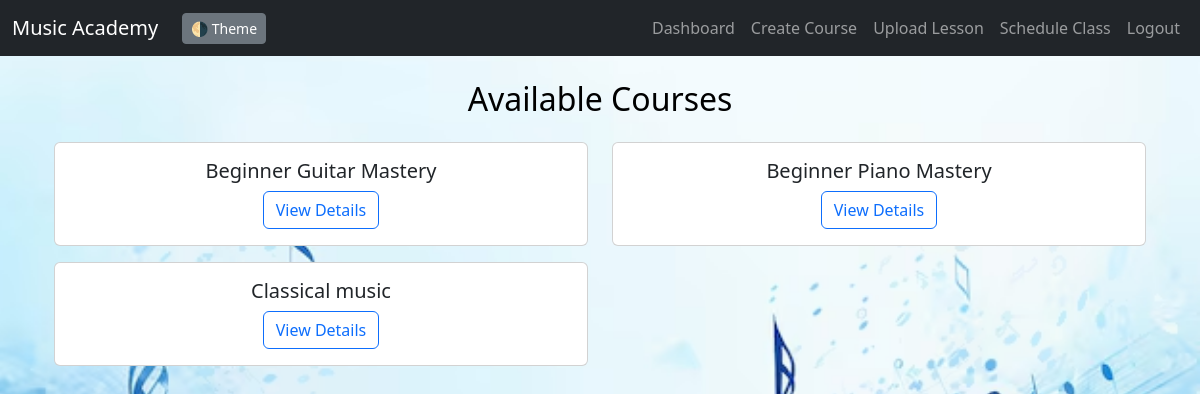
The app's page /courses/ (signed in) with its own data.
### base/models.py (models this page shows, shortened)
class Course(models.Model):
    title = models.CharField(max_length=200)
    description = models.TextField()
    teacher = models.ForeignKey(User, on_delete=models.CASCADE, limit_choices_to={'role': 'teacher'})
    slug = models.SlugField(unique=True, blank=True)

### base/views.py (the view)
# urls.py: path('courses/', views.course_list, name='course_list'),
@login_required
def course_list(request):
    courses = Course.objects.all()
    return render(request, 'course_list.html', {'courses': courses})

### base/templates/course_list.html
{% extends 'main.html' %}
{% block content %}
<div class="container mt-4">
  <h2 class="mb-4">Available Courses</h2>
  <div class="row">
    {% for course in courses %}
      <div class="col-md-6 mb-3">
        <div class="card">
          <div class="card-body">
            <h5 class="card-title">{{ course.title }}</h5>
            <a href="{% url 'course_detail' course.slug %}" class="btn btn-outline-primary">View Details</a>
          </div>
        </div>
      </div>
    {% endfor %}
  </div>
</div>
{% endblock %}

### records on screen
Course: title "Beginner Guitar Mastery"
Course: title "Beginner Piano Mastery"
Course: title "Classical music"
